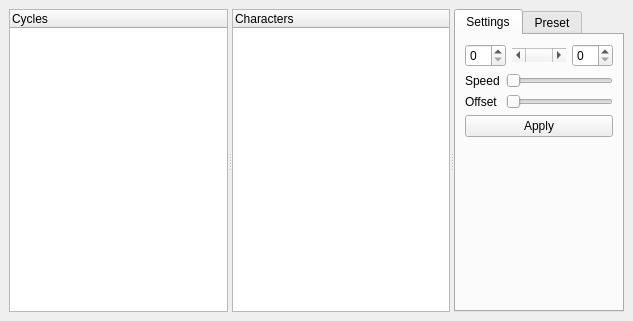
<?xml version="1.0" encoding="UTF-8"?>
<ui version="4.0">
 <class>MainWindow</class>
 <widget class="QMainWindow" name="MainWindow">
  <property name="geometry">
   <rect>
    <x>0</x>
    <y>0</y>
    <width>633</width>
    <height>321</height>
   </rect>
  </property>
  <property name="windowTitle">
   <string>MainWindow</string>
  </property>
  <widget class="QWidget" name="centralwidget">
   <layout class="QVBoxLayout" name="verticalLayout">
    <item>
     <widget class="QSplitter" name="splitter">
      <property name="orientation">
       <enum>Qt::Horizontal</enum>
      </property>
      <widget class="QTreeWidget" name="treeWidget">
       <column>
        <property name="text">
         <string>Cycles</string>
        </property>
       </column>
      </widget>
      <widget class="QTreeWidget" name="treeWidget_2">
       <column>
        <property name="text">
         <string>Characters</string>
        </property>
       </column>
      </widget>
      <widget class="QTabWidget" name="tabWidget">
       <property name="currentIndex">
        <number>0</number>
       </property>
       <widget class="QWidget" name="tabWidgetPage1" native="true">
        <attribute name="title">
         <string>Settings</string>
        </attribute>
        <layout class="QVBoxLayout" name="verticalLayout_2">
         <item>
          <layout class="QHBoxLayout" name="horizontalLayout">
           <item>
            <widget class="QSpinBox" name="spinBox"/>
           </item>
           <item>
            <widget class="QScrollBar" name="horizontalScrollBar">
             <property name="orientation">
              <enum>Qt::Horizontal</enum>
             </property>
            </widget>
           </item>
           <item>
            <widget class="QSpinBox" name="spinBox_2"/>
           </item>
          </layout>
         </item>
         <item>
          <layout class="QGridLayout" name="gridLayout">
           <item row="0" column="0">
            <widget class="QLabel" name="label">
             <property name="text">
              <string>Speed</string>
             </property>
            </widget>
           </item>
           <item row="0" column="1">
            <widget class="QSlider" name="horizontalSlider">
             <property name="orientation">
              <enum>Qt::Horizontal</enum>
             </property>
            </widget>
           </item>
           <item row="1" column="0">
            <widget class="QLabel" name="label_2">
             <property name="text">
              <string>Offset</string>
             </property>
            </widget>
           </item>
           <item row="1" column="1">
            <widget class="QSlider" name="horizontalSlider_2">
             <property name="orientation">
              <enum>Qt::Horizontal</enum>
             </property>
            </widget>
           </item>
          </layout>
         </item>
         <item>
          <widget class="QPushButton" name="pushButton">
           <property name="text">
            <string>Apply</string>
           </property>
          </widget>
         </item>
         <item>
          <spacer name="verticalSpacer">
           <property name="orientation">
            <enum>Qt::Vertical</enum>
           </property>
           <property name="sizeHint" stdset="0">
            <size>
             <width>20</width>
             <height>40</height>
            </size>
           </property>
          </spacer>
         </item>
        </layout>
        <zorder>treeWidget</zorder>
        <zorder>horizontalScrollBar</zorder>
        <zorder>spinBox</zorder>
        <zorder>spinBox_2</zorder>
        <zorder>horizontalSlider</zorder>
        <zorder>horizontalSlider_2</zorder>
        <zorder>pushButton</zorder>
        <zorder>label</zorder>
        <zorder>label_2</zorder>
        <zorder>verticalSpacer</zorder>
       </widget>
       <widget class="QWidget" name="tab">
        <attribute name="title">
         <string>Preset</string>
        </attribute>
       </widget>
      </widget>
     </widget>
    </item>
   </layout>
  </widget>
  <widget class="QMenuBar" name="menubar">
   <property name="geometry">
    <rect>
     <x>0</x>
     <y>0</y>
     <width>633</width>
     <height>21</height>
    </rect>
   </property>
  </widget>
 </widget>
 <resources/>
 <connections/>
</ui>
